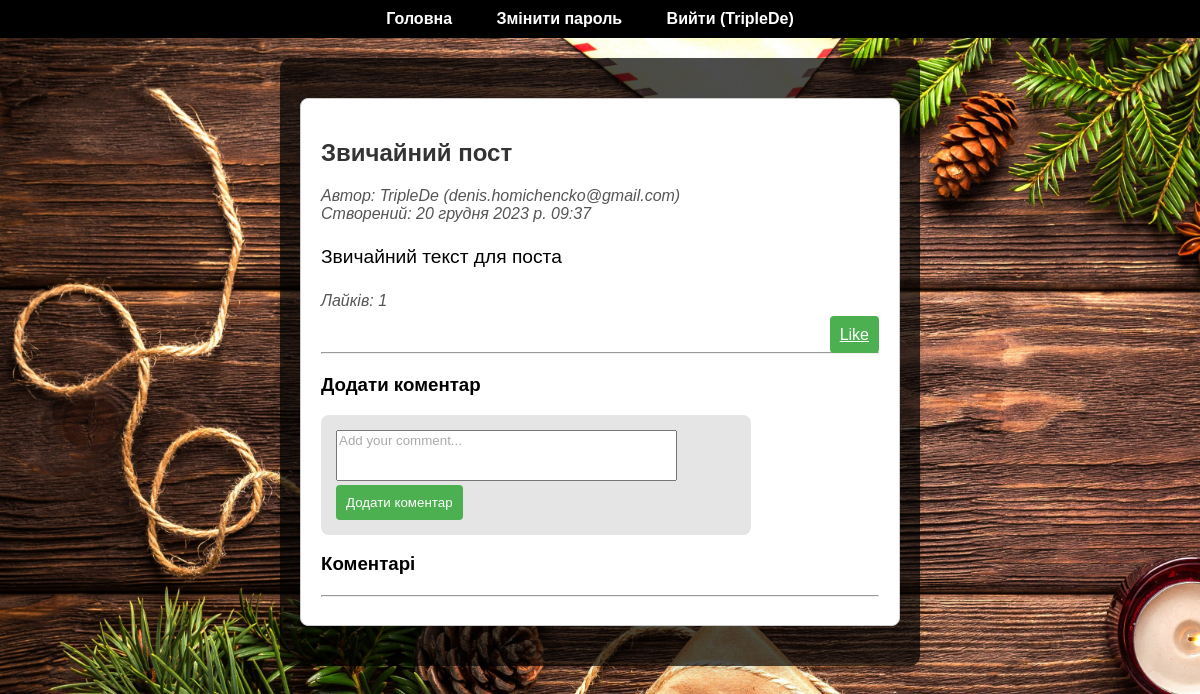
/post/10/comment/ (signed in), run on the app's committed database.
### blog/models.py (models this page shows, shortened)
class Post(models.Model):
    title = models.CharField(max_length=200)
    content = models.TextField()
    created_at = models.DateTimeField(auto_now_add=True)
    author = models.ForeignKey(User, on_delete=models.CASCADE)

### blog/views.py (the view)
# urls.py: path('post/<int:post_id>/comment/', add_comment, name='add_comment'),
@login_required(login_url='/login/')
def add_comment(request, post_id):
    post = get_object_or_404(Post, pk=post_id)
    likes_count = post.like_set.filter(is_like=True).count()
    if request.method == 'POST':
        form = CommentForm(request.POST)
        if form.is_valid():
            comment = form.save(commit=False)
            comment.post = post
            comment.author = request.user
            comment.save()
            return redirect('post_detail', pk=post_id)
    else:
        form = CommentForm()
    comments = post.comment_set.all().order_by('-created_at')
    return render(request, 'blog/add_comment.html', {'form': form, 'post': post, 'likes_count': likes_count, 'comments': comments})

### blog/forms.py
class CommentForm(forms.ModelForm):
    class Meta:
        model = Comment
        fields = ['content']
        widgets = {
            'content': forms.Textarea(attrs={'rows': 3, 'placeholder': 'Add your comment...'}),
        }
    def __init__(self, *args, **kwargs):
        super(CommentForm, self).__init__(*args, **kwargs)
        self.fields['content'].label = False

### blog/templates/blog/add_comment.html (shortened to what this page needs)
{% extends 'blog/base.html' %}
{% block content %}
    <div class="post-detail">
        <h2>{{ post.title }}</h2>
        <p class="post-info">
            Автор: {{ post.author.username }} ({{ post.author.email }}) <br>
            Створений: {{ post.created_at }}
        </p>
        <p class="post-content">{{ post.content }}</p>
        <p class="post-info">Лайків: {{ likes_count }}</p>
        <div class="button-container">
            <a href="{% url 'like_post' post.id %}" class="btn btn-primary like-button">Like</a>
        </div>
        <hr>
        <div class="add-comment">
            <h3>Додати коментар</h3>
            <form method="post" action="{% url 'add_comment' post.id %}" class="comment-form">
                {{ form.content }}
                <button type="submit" class="btn btn-primary" onclick="return validateComment()">Додати коментар</button>
            </form>
        </div>
        <h3>Коментарі</h3>
        <hr>
    </div>
{% endblock %}

### blog/templates/blog/base.html (shortened to what this page needs)
{% load static %}
<!DOCTYPE html>
<html lang="en" xmlns="http://www.w3.org/1999/xhtml">
<head>
    <link rel="stylesheet" href="https://cdnjs.cloudflare.com/ajax/libs/font-awesome/6.0.0/css/all.min.css">
</head>
<body>
<nav>
    <ul>
        <li><a href="{% url 'post_list' %}">Головна</a></li>
        {% if user.is_authenticated %}
            <li><a href="{% url 'change_password' %}">Змінити пароль</a></li>
            <li><a href="{% url 'logout' %}">Вийти ({% if user.is_authenticated %}{{ user.username }}{% endif %})</a></li>
        {% else %}
            <li><a href="{% url 'login' %}">Авторизація</a></li>
            <li><a href="{% url 'register' %}">Реєстрація</a></li>
        {% endif %}
    </ul>
</nav>
<div class="content">
    {% block content %}{% endblock %}
</div>
</body>
</html>

### blog/templates/blog/add_comment.html (style rules this page uses)
.post-detail { max-width: 800px; margin: 20px auto; padding: 20px; background-color: #fff; border: 1px solid #ccc; border-radius: 8px; }
.post-content { font-size: 1.2em; line-height: 1.6; }
.comment-form textarea::placeholder { color: #aaa; }
.post-info { font-style: italic; color: #555; }
.add-comment { margin-top: 20px; }
.comment-form { max-width: 400px; margin-top: 10px; }
.button-container { text-align: right; }
.like-button { background-color: #4caf50; color: #fff; padding: 10px; border: none; border-radius: 4px; cursor: pointer; }
.btn-primary { background-color: #4caf50; color: #fff; padding: 10px; border: none; border-radius: 4px; cursor: pointer; }
.comment-form textarea { font-family: 'Arial', sans-serif; resize: none; }

### data on the page
Post: title "Звичайний пост", author.username "TripleDe", author.email "denis.homichencko@gmail.com", created_at "20 грудня 2023 р. 09:37", content "Звичайний текст для поста"

### other printed values
{{ user.username }} "TripleDe"
{{ likes_count }} "1"
